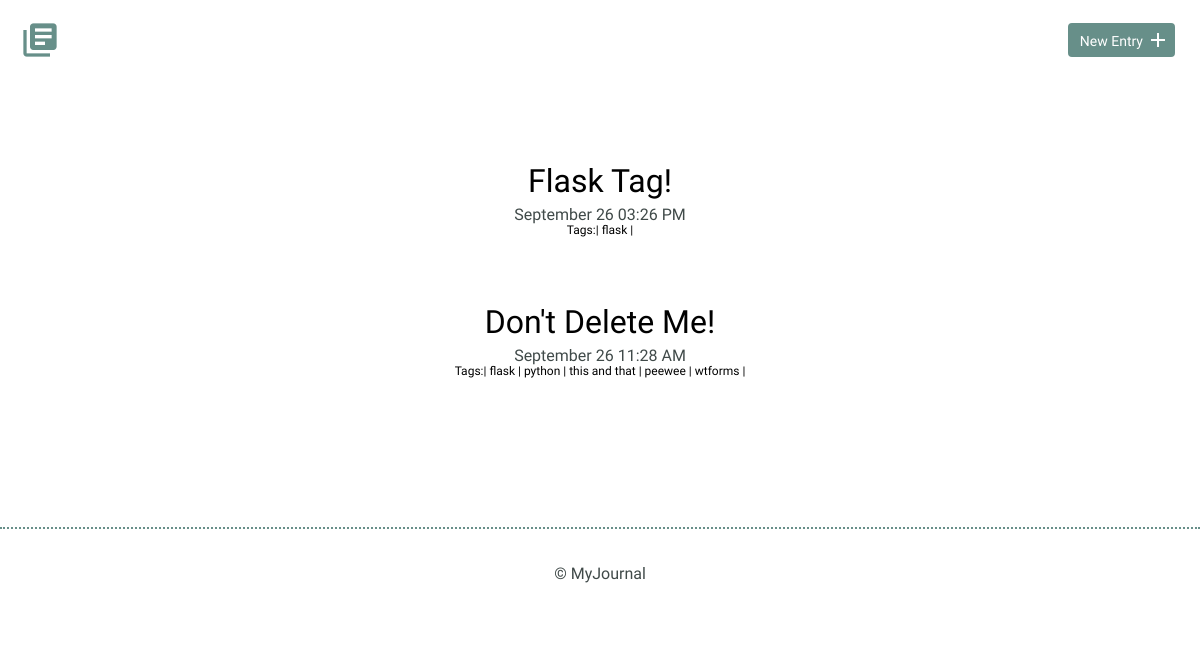
The app's page /entries/flask/tag with its own data.
### models.py (models this page shows)
class BaseModel(Model):
    class Meta:
        database = DATABASE

class Entry(BaseModel):
    title = CharField(max_length=100)
    date = DateTimeField(default=datetime.datetime.now)
    time_spent = IntegerField(default=0)
    learned = TextField(null=False)
    remember = TextField(default=" ")

class Tags(BaseModel):
    tag = CharField(unique=True)

### app.py (the view)
@app.route("/entries/<tag>/tag")
def tag(tag):
    query = (models.Entry
                .select()
                .join(models.EntryTags)
                .join(models.Tags)
                .where(models.Tags.tag == tag)
    )
    return render_template("tag.html", models=models, id=query)

### templates/tag.html
{% extends "layout.html" %}
{% block content %}
<section>
    <div class="container">
        <div class="entry-list">
                {% for entry in id %}
                <article>
                    <h2><a href="{{ url_for('detail', id=entry.id) }}">{{ entry.title }}</a></h2>
                    <time>{{ entry.date.strftime('%B %d %I:%M %p') }}</time>
                    <div class="small">Tags:|
                        {% set tags = (models.Tags
                            .select()
                            .join(models.EntryTags)
                            .join(models.Entry)
                            .where(models.Entry.id == entry.id)
                            .order_by(models.Tags.id)
                            ) %}
                        {% for tag in tags: %}
                            <a class="small" style="text-decoration:none;" href="{{ url_for('tag', tag=tag.tag) }}">{{ tag.tag }} |</a>
                        {% endfor %}
                    </div>
                </article>
                {% endfor %}
        </div>
    </div>
</section>
{% endblock %}

### static/css/site.css (style rules this page uses)
body { font-size: 16px; color: #404a49; font-family: 'Cousine', serif; font-weight: 400; }
.container { margin: 0 auto; padding: 0 25px; }
h1, h2, h3 { margin: 0; font-weight: 400; line-height: 1em; color: #000; }
h2 { font-size: 32px; }
h2 a { text-decoration: none; color: #000; }
.small { margin: 0; font-weight: 200; line-height: 1em; font-size: 12px; color: #000; }
.entry-list, .edit-entry, .new-entry { max-width: 800px; margin: 0 auto; padding: 70px 0 150px 0; }
.entry-list article { margin-bottom: 70px; text-align: center; }
.entry-list article:last-child { margin-bottom: 0; }
.entry-list article h2 { margin-bottom: 8px; }

### records on screen
Entry: title "Flask Tag!", date "September 26 03:26 PM"
Tags: tag "flask"
Entry: title "Don't Delete Me!", date "September 26 11:28 AM"
Tags: tag "python"
Tags: tag "this and that"
Tags: tag "peewee"
Tags: tag "wtforms"
